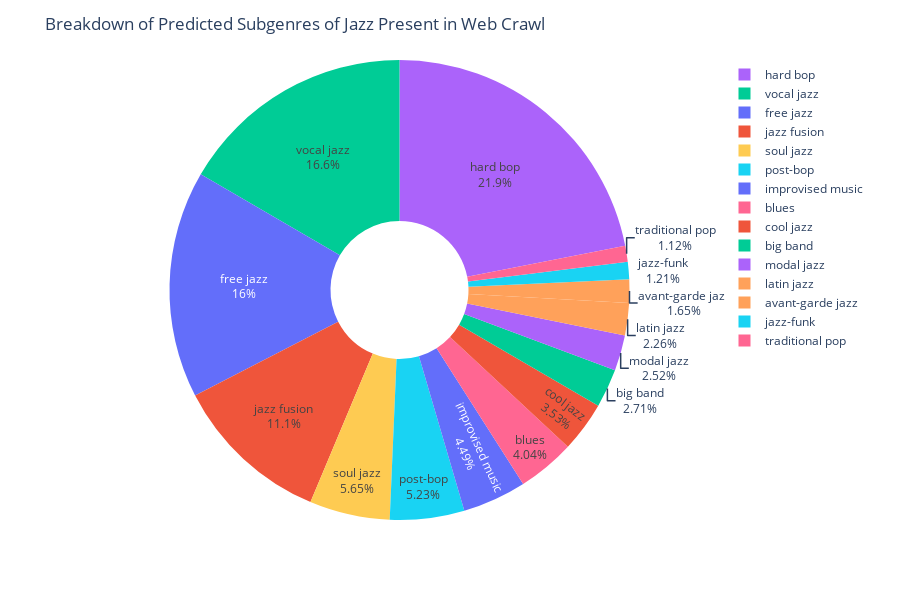

Notebook source saved alongside this figure:
### Code cell
# Creates a pie chart in Plotly

fig2 = px.pie(jazz_count_df.head(15),values='count',names='predicted_genre',hole=.3, labels=jazz_count_df['predicted_genre'],height=600,color_discrete_map=c,color='predicted_genre')
fig2.update_layout(title_text = 'Breakdown of Predicted Subgenres of Jazz Present in Web Crawl')
fig2.update_traces(textinfo='label+percent')
fig2.show()
#py.plot(fig2,filename=f'jazz-predicted-subgrenres',auto_open=True)

### Figure 1 — Plotly figure (JSON) as saved in the notebook; plotly's stock layout.template omitted (floating-point values rounded to 4 significant figures)
{"data": [{"customdata": [["hard bop"], ["vocal jazz"], ["free jazz"], ["jazz fusion"], ["soul jazz"], ["post-bop"], ["improvised music"], ["blues"], ["cool jazz"], ["big band"], ["modal jazz"], ["latin jazz"], ["avant-garde jazz"], ["jazz-funk"], ["traditional pop"]], "domain": {"x": [0, 1], "y": [0, 1]}, "hole": 0.3, "hovertemplate": "predicted_genre=%{customdata[0]}<br>count=%{value}<extra></extra>", "labels": ["hard bop", "vocal jazz", "free jazz", "jazz fusion", "soul jazz", "post-bop", "improvised music", "blues", "cool jazz", "big band", "modal jazz", "latin jazz", "avant-garde jazz", "jazz-funk", "traditional pop"], "legendgroup": "", "marker": {"colors": ["#AB63FA", "#00CC96", "#636EFA", "#EF553B", "#FECB52", "#19D3F3", "#636efa", "#FF6692", "#EF553B", "#00cc96", "#ab63fa", "#FFA15A", "#FFA15A", "#19d3f3", "#FF6692"]}, "name": "", "showlegend": true, "textinfo": "label+percent", "type": "pie", "values": [1036, 785, 755, 524, 267, 247, 212, 191, 167, 128, 119, 107, 78, 57, 53]}], "layout": {"height": 600, "legend": {"tracegroupgap": 0}, "margin": {"t": 60}, "title": {"text": "Breakdown of Predicted Subgenres of Jazz Present in Web Crawl"}}}
